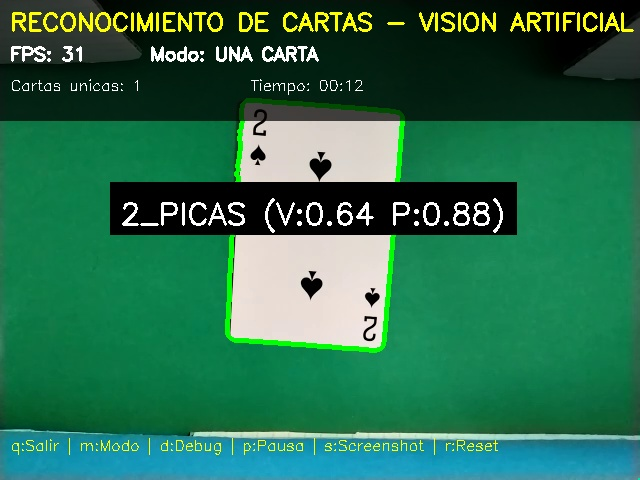
#> input picture retos_examenes/examen_parcial/Documentacion/img/primera-carta-identificada.jpg, 640 x 480 px, given in place of h264.sdp, which was not available
$ python calibrar_hsv.py
#> lines starting #> are read from the running program, lines starting #| are printed output that depends on the picture; after the words box and inside, x2 and y2 are one past the last pixel; in counts of white or black regions, pixels touching at a corner belong together; pictures that were not available may be replaced by others from this repository, and a replacement may not be noted
import cv2
import numpy as np

def nothing(x):
    pass

URL_STREAM = 'rtsp://172.20.10.8:8080/h264.sdp'
cap = cv2.VideoCapture(URL_STREAM, cv2.CAP_FFMPEG)

cv2.namedWindow('Calibracion HSV')
cv2.createTrackbar('H_min', 'Calibracion HSV', 0, 179, nothing)
cv2.createTrackbar('H_max', 'Calibracion HSV', 143, 179, nothing)
cv2.createTrackbar('S_min', 'Calibracion HSV', 169, 255, nothing)
cv2.createTrackbar('S_max', 'Calibracion HSV', 255, 255, nothing)
cv2.createTrackbar('V_min', 'Calibracion HSV', 0, 255, nothing)
cv2.createTrackbar('V_max', 'Calibracion HSV', 255, 255, nothing)

while True:
    ret, frame = cap.read()
#> frame is the input picture: shape (480, 640, 3); mean B, G, R 78.3, 109.7, 41.2
    if not ret:
        break

    hsv = cv2.cvtColor(frame, cv2.COLOR_BGR2HSV)
#> hsv: shape (480, 640, 3); mean H, S, V 65.4, 184.6, 112.5

    h_min = cv2.getTrackbarPos('H_min', 'Calibracion HSV')
    h_max = cv2.getTrackbarPos('H_max', 'Calibracion HSV')
    s_min = cv2.getTrackbarPos('S_min', 'Calibracion HSV')
    s_max = cv2.getTrackbarPos('S_max', 'Calibracion HSV')
    v_min = cv2.getTrackbarPos('V_min', 'Calibracion HSV')
    v_max = cv2.getTrackbarPos('V_max', 'Calibracion HSV')

    lower = np.array([h_min, s_min, v_min])
    upper = np.array([h_max, s_max, v_max])

    mask = cv2.inRange(hsv, lower, upper)
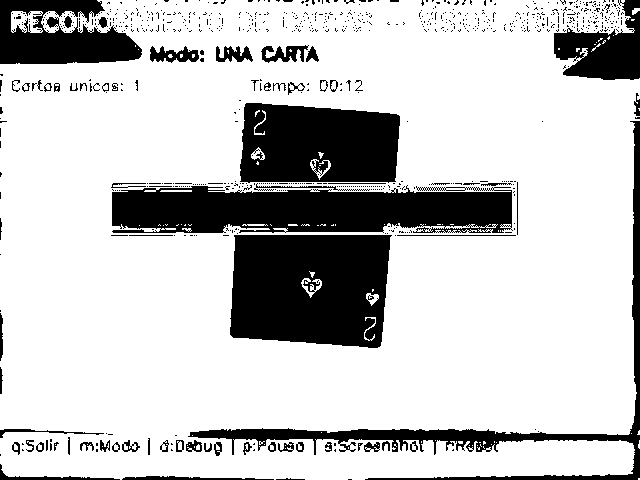
#> mask: shape (480, 640); 77.8% white; 820 black regions (748 under 20 px), largest, box (x1, y1, x2, y2) and area: (230, 235, 392, 348) 16189, (112, 185, 513, 233) 15684, (240, 103, 400, 183) 11162
    result = cv2.bitwise_and(frame, frame, mask=mask)
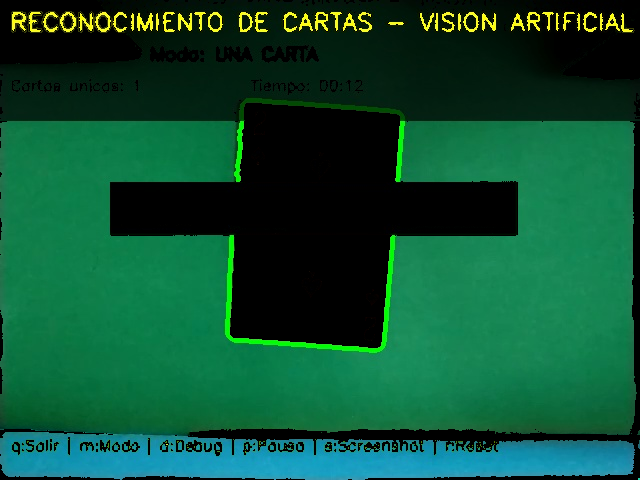
#> result: shape (480, 640, 3); mean B, G, R 50.8, 79.9, 13.3

    cv2.imshow('Original', frame)
    cv2.imshow('Mascara', mask)
    cv2.imshow('Resultado', result)

    if cv2.waitKey(1) & 0xFF == ord('q'):
#> (key q is pressed here)
        print(f"Valores óptimos:")
        print(f"LOWER_COLOR_FONDO = np.array([{h_min}, {s_min}, {v_min}])")
        print(f"UPPER_COLOR_FONDO = np.array([{h_max}, {s_max}, {v_max}])")
        break

cap.release()
cv2.destroyAllWindows()

$ run again, on retos_examenes/examen_parcial/Documentacion/img/testeando_templates_y_fallando.png
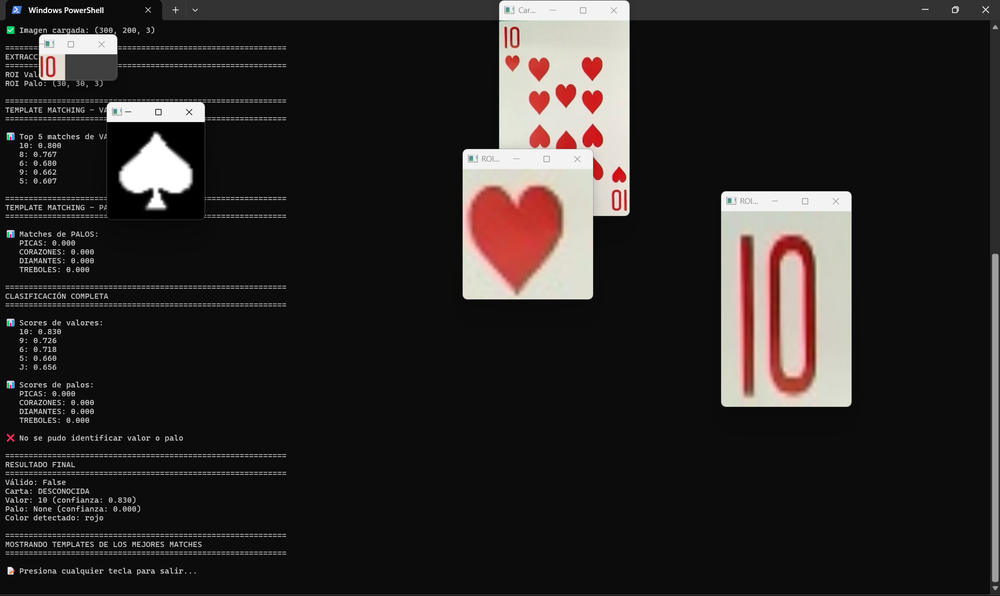
#> input picture retos_examenes/examen_parcial/Documentacion/img/testeando_templates_y_fallando.png, 1000 x 596 px, shrunk from 1919 x 1143 before the run, given in place of h264.sdp, which was not available
#> frame is the input picture: shape (596, 1000, 3); mean B, G, R 37.9, 39, 42.8
#> hsv: shape (596, 1000, 3); mean H, S, V 3.6, 7.1, 43
#> `mask = cv2.inRange(hsv, lower, upper)`:
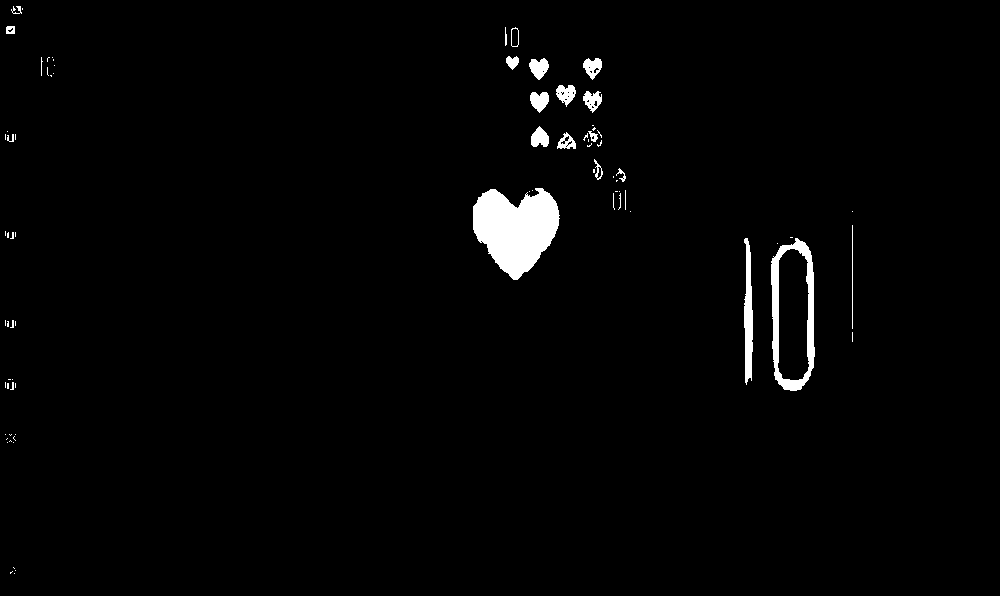
#> mask: shape (596, 1000); 1.9% white; 80 white regions (57 under 20 px), largest, box (x1, y1, x2, y2) and area: (473, 188, 560, 280) 5334, (771, 238, 815, 391) 2188, (744, 238, 753, 385) 946
#> `result = cv2.bitwise_and(frame, frame, mask=mask)`:
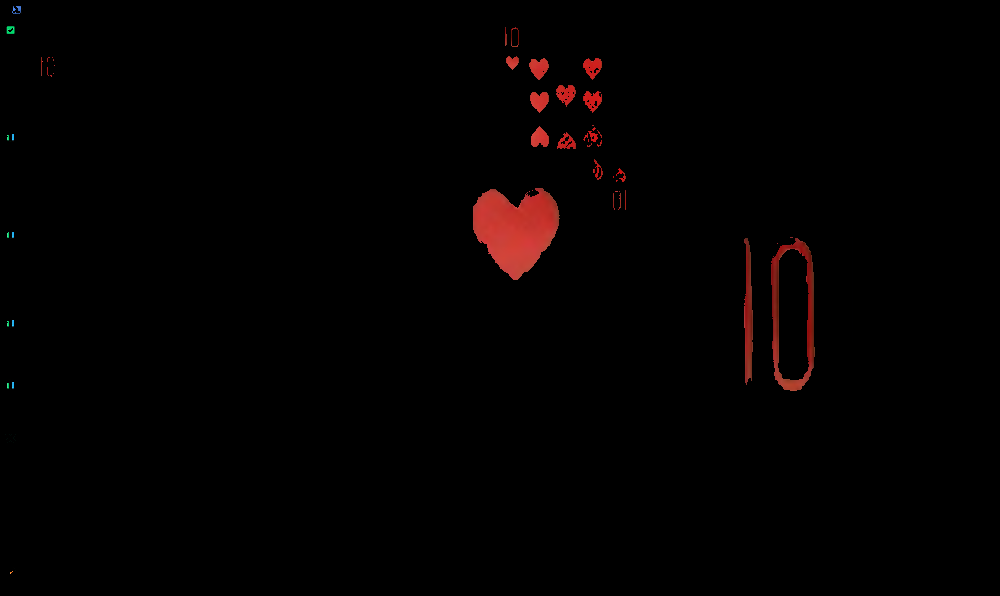
#> result: shape (596, 1000, 3); mean B, G, R 0.8, 0.9, 3.3
